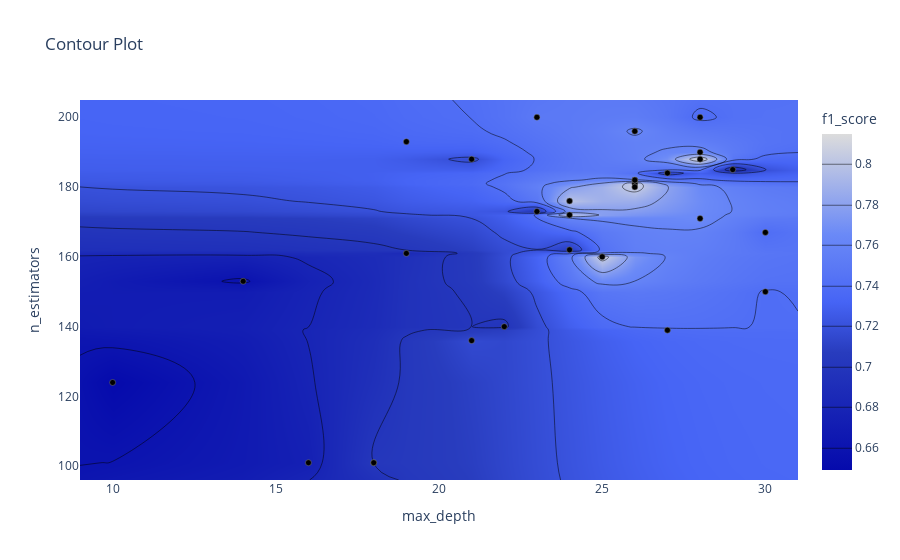

The cell this chart's notebook holds for it:
### Markdown cell above
График контура отношений гиперпараметров

Он показывает связь между различными комбинациями гиперпараметров и значение метрики для этих комбинаций в виде контурного графика.

### Code cell
optuna.visualization.plot_contour(study, params=["max_depth", "n_estimators"],
                                  target_name="f1_score")

### Figure 1 — Plotly figure (JSON) as saved in the notebook; plotly's stock layout.template omitted (floating-point values rounded to 4 significant figures; data arrays with more than 128 entries replaced by an {"elided": "..."} marker saying what was removed)
{"data": [{"colorbar": {"title": {"text": "f1_score"}}, "colorscale": [[0, "rgb(5,10,172)"], [0.35, "rgb(40,60,190)"], [0.5, "rgb(70,100,245)"], [0.6, "rgb(90,120,245)"], [0.7, "rgb(106,137,247)"], [1, "rgb(220,220,220)"]], "connectgaps": true, "contours": {"coloring": "heatmap"}, "hoverinfo": "none", "line": {"smoothing": 1.3}, "reversescale": false, "type": "contour", "x": [9, 10, 14, 16, 18, 19, 21, 22, 23, 24, 25, 26, 27, 28, 29, 30, 31], "y": [96.05, 101, 124, 136, 139, 140, 150, 153, 160, 161, 162, 167, 171, 172, 173, 176, 180, 181, 182, 184, 185, 188, 190, 193, 196, 200, 204.9], "z": {"elided": "27x17 float values"}}, {"marker": {"color": "black", "line": {"color": "Grey", "width": 0.5}}, "mode": "markers", "showlegend": false, "type": "scatter", "x": [21, 30, 18, 14, 16, 30, 18, 29, 19, 19, 10, 24, 24, 23, 26, 26, 27, 23, 27, 24, 26, 26, 26, 28, 28, 21, 28, 25, 28, 22], "y": [136, 150, 101, 153, 101, 167, 101, 185, 193, 161, 124, 172, 176, 173, 181, 196, 184, 200, 139, 162, 180, 182, 182, 188, 190, 188, 200, 160, 171, 140]}], "layout": {"title": {"text": "Contour Plot"}, "xaxis": {"range": [9, 31], "title": {"text": "max_depth"}}, "yaxis": {"range": [96.05, 204.9], "title": {"text": "n_estimators"}}}}
